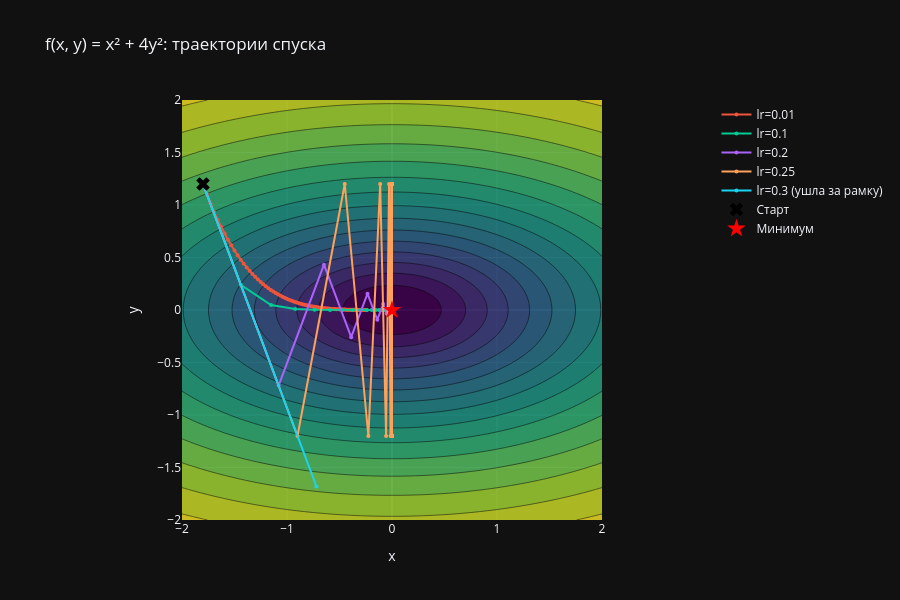
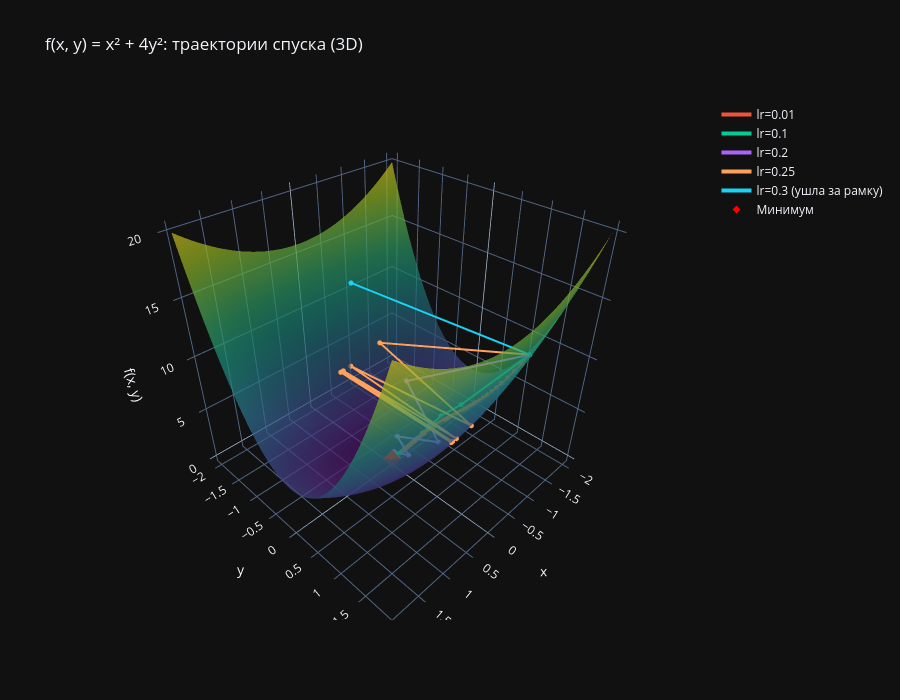

Notebook cell for these charts, in order:
### Code cell
x_range = np.linspace(-2, 2, 100)
y_range = np.linspace(-2, 2, 100)

plot_gd_2d(quadratic_loss, results_quadratic, x_range, y_range,
           title='f(x, y) = x² + 4y²: траектории спуска', min_point=(0, 0))
plot_gd_3d(quadratic_loss, results_quadratic, x_range, y_range,
           title='f(x, y) = x² + 4y²: траектории спуска (3D)', min_point=(0, 0))
